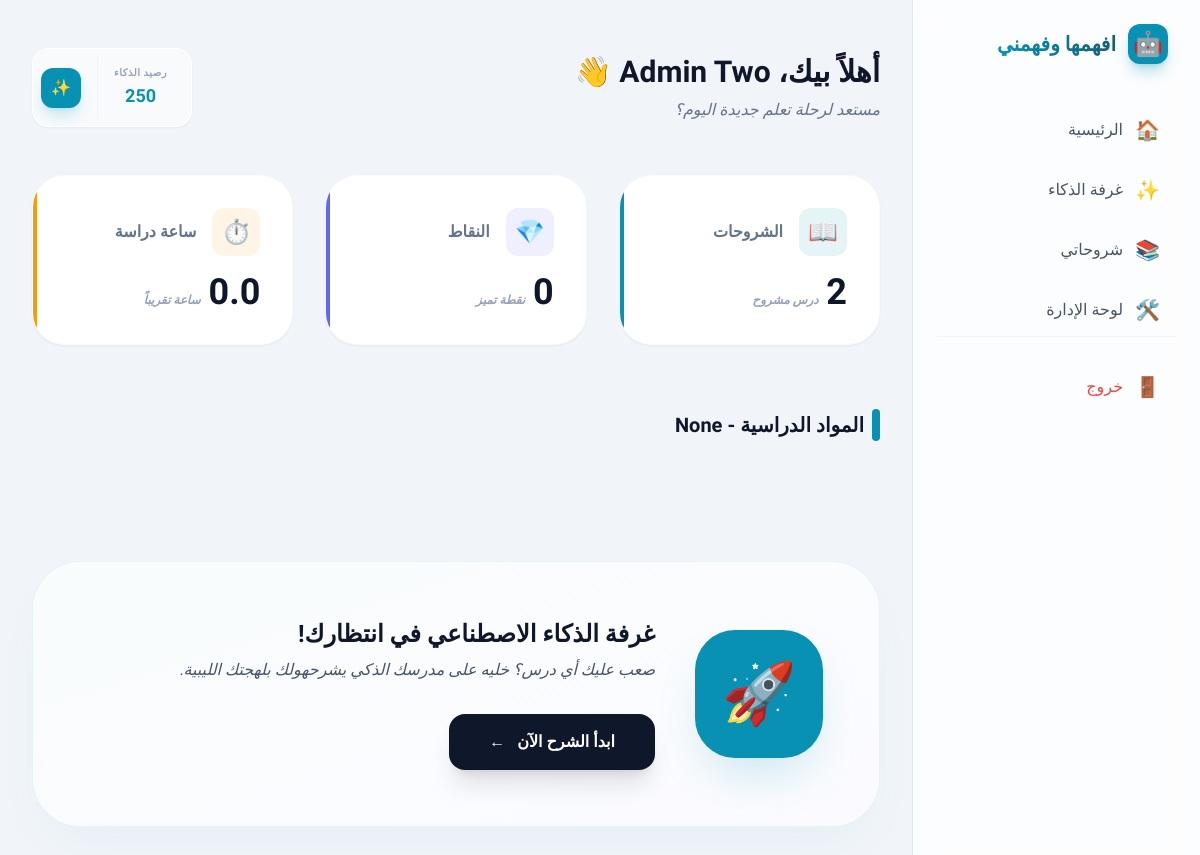
Page /dashboard (signed in) on the committed database.
### app.py (models this page shows, shortened)
class User(UserMixin, db.Model):
    id = db.Column(db.Integer, primary_key=True)
    full_name = db.Column(db.String(100))
    phone = db.Column(db.String(20), unique=True, nullable=False)
    password = db.Column(db.String(255), nullable=False)
    study_year = db.Column(db.String(50))
    ai_credits = db.Column(db.Integer, default=250)
    points = db.Column(db.Integer, default=0)
    study_hours = db.Column(db.Float, default=0.0)
    joined_at = db.Column(db.DateTime, default=datetime.utcnow)

### app.py (the view, shortened to what this page needs)
@app.route('/dashboard')
@login_required
def dashboard():
    subjects = []
    stats = {
        "explanations": Explanation.query.filter_by(user_id=current_user.id).count(),
        "points": current_user.points,
        "study_hours": round(current_user.study_hours, 1)
    }
    return render_template(
        'dashboard.html',
        subjects=subjects,
        stats=stats
    )

### app.py (called while the page is built)
def _get_admin_phones():
    raw = os.getenv("ADMIN_PHONES", "")
    primary = os.getenv("ADMIN_PHONE", "").strip()
    admin1 = os.getenv("ADMIN1_PHONE", "0942120212").strip()
    admin2 = os.getenv("ADMIN2_PHONE", "0910000000").strip()
    phones = {p.strip() for p in raw.split(",") if p.strip()}
    if primary:
        phones.add(primary)
    if admin1:
        phones.add(admin1)
    if admin2:
        phones.add(admin2)
    return phones

def is_admin_user(user):
    return bool(user and user.is_authenticated and user.phone in _get_admin_phones())

@login_manager.user_loader
def load_user(user_id):
    return db.session.get(User, int(user_id))

@app.context_processor
def inject_admin_flag():
    return {"is_admin": is_admin_user(current_user)}

### templates/dashboard.html (shortened to what this page needs)
{% extends "base_auth.html" %}
{% block content %}
<div class="max-w-6xl mx-auto py-4">
  <div class="flex flex-col md:flex-row justify-between items-start md:items-center gap-6 mb-12">
    <div>
      <h2 class="text-3xl font-black text-slate-900 mb-2">أهلاً بيك، {{ current_user.full_name }} 👋</h2>
      <p class="text-slate-500 font-medium italic">مستعد لرحلة تعلم جديدة اليوم؟</p>
    </div>
    <div class="flex items-center gap-4 bg-white/50 backdrop-blur-sm p-2 rounded-2xl border border-white shadow-sm">
      <div class="px-4 py-2 text-center border-l border-slate-100">
        <p class="text-[10px] uppercase tracking-wider font-bold text-slate-400 mb-0.5">رصيد الذكاء</p>
        <p class="text-lg font-black text-primary">{{ current_user.ai_credits }}</p>
      </div>
      <a href="{{ url_for('ai_room') }}"
        class="w-10 h-10 bg-primary rounded-xl flex items-center justify-center text-white shadow-lg shadow-primary/20 hover:scale-105 active:scale-95 transition-transform">
        ✨
      </a>
    </div>
  </div>
  <div class="grid grid-cols-1 md:grid-cols-3 gap-8 mb-16">
    <div
      class="group relative bg-white rounded-[2rem] p-8 shadow-sm hover:shadow-xl hover:-translate-y-1 transition-all duration-300 overflow-hidden border border-slate-50">
      <div class="absolute top-0 left-0 w-1 h-full bg-primary group-hover:w-2 transition-all"></div>
      <div class="flex items-center gap-4 mb-4">
        <div class="w-12 h-12 bg-primary/10 rounded-xl flex items-center justify-center text-2xl">📖</div>
        <p class="font-bold text-slate-500">الشروحات</p>
      </div>
      <div class="flex items-baseline gap-2">
        <h3 class="text-4xl font-black text-slate-900">{{ stats.explanations }}</h3>
        <span class="text-xs font-bold text-slate-400 italic">درس مشروح</span>
      </div>
    </div>
    <div
      class="group relative bg-white rounded-[2rem] p-8 shadow-sm hover:shadow-xl hover:-translate-y-1 transition-all duration-300 overflow-hidden border border-slate-50">
      <div class="absolute top-0 left-0 w-1 h-full bg-secondary group-hover:w-2 transition-all"></div>
      <div class="flex items-center gap-4 mb-4">
        <div class="w-12 h-12 bg-secondary/10 rounded-xl flex items-center justify-center text-2xl">💎</div>
        <p class="font-bold text-slate-500">النقاط</p>
      </div>
      <div class="flex items-baseline gap-2">
        <h3 class="text-4xl font-black text-slate-900">{{ stats.points }}</h3>
        <span class="text-xs font-bold text-slate-400 italic">نقطة تميز</span>
      </div>
    </div>
    <div
      class="group relative bg-white rounded-[2rem] p-8 shadow-sm hover:shadow-xl hover:-translate-y-1 transition-all duration-300 overflow-hidden border border-slate-50">
      <div class="absolute top-0 left-0 w-1 h-full bg-accent group-hover:w-2 transition-all"></div>
      <div class="flex items-center gap-4 mb-4">
        <div class="w-12 h-12 bg-accent/10 rounded-xl flex items-center justify-center text-2xl">⏱️</div>
        <p class="font-bold text-slate-500">ساعة دراسة</p>
      </div>
      <div class="flex items-baseline gap-2">
        <h3 class="text-4xl font-black text-slate-900">{{ stats.study_hours }}</h3>
        <span class="text-xs font-bold text-slate-400 italic">ساعة تقريباً</span>
      </div>
    </div>
  </div>
  <div class="mb-10 flex items-center justify-between">
    <h3 class="text-xl font-black text-slate-900 flex items-center gap-2">
      <span class="w-2 h-8 bg-primary rounded-full"></span>
      المواد الدراسية - {{ current_user.study_year }}
    </h3>
  </div>
  <div
    class="mt-20 relative rounded-[3rem] p-10 lg:p-14 overflow-hidden border border-primary/10 shadow-2xl shadow-primary/5 bg-white">
    <div class="absolute top-0 left-0 w-full h-full bg-gradient-to-br from-primary/5 to-secondary/5 opacity-50"></div>
    <div class="relative z-10 flex flex-col md:flex-row items-center gap-10">
      <div
        class="w-32 h-32 bg-primary rounded-[2.5rem] flex items-center justify-center text-6xl shadow-2xl shadow-primary/20 animate-bounce">
        🚀
      </div>
      <div class="text-center md:text-right flex-1">
        <h3 class="text-2xl font-black text-slate-900 mb-2">غرفة الذكاء الاصطناعي في انتظارك!</h3>
        <p class="text-slate-600 font-medium italic mb-8">صعب عليك أي درس؟ خليه على مدرسك الذكي يشرحهولك بلهجتك الليبية.
        </p>
        <a href="{{ url_for('ai_room') }}"
          class="inline-flex items-center gap-3 bg-slate-900 text-white px-10 py-4 rounded-2xl font-bold hover:bg-slate-800 transition-all shadow-xl active:scale-95 group">
          ابدأ الشرح الآن
          <span class="group-hover:-translate-x-1 transition-transform">←</span>
        </a>
      </div>
    </div>
  </div>
</div>
{% endblock %}

### templates/base_auth.html (style rules this page uses)
body { font-family: 'Vazirmatn', 'Outfit', sans-serif; }

### rows in the picture
User: full_name "Admin Two", ai_credits "250", study_year "None"

### other values in the picture
{{ stats.explanations }} "2"
{{ stats.points }} "0"
{{ stats.study_hours }} "0.0"
